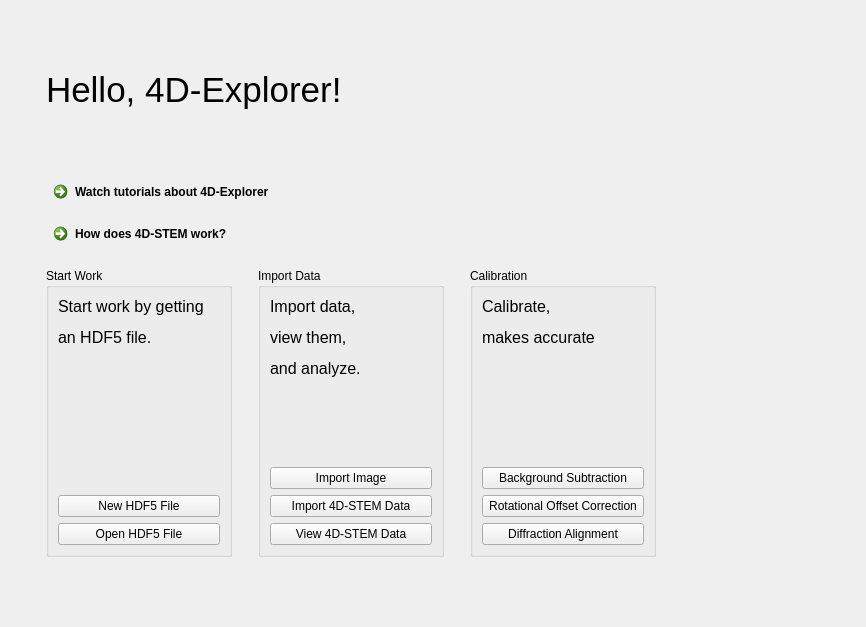
<?xml version="1.0" encoding="UTF-8"?>
<ui version="4.0">
 <class>Form</class>
 <widget class="QWidget" name="Form">
  <property name="geometry">
   <rect>
    <x>0</x>
    <y>0</y>
    <width>866</width>
    <height>627</height>
   </rect>
  </property>
  <property name="windowTitle">
   <string>Form</string>
  </property>
  <layout class="QHBoxLayout" name="horizontalLayout_3" stretch="1,20,3">
   <item>
    <spacer name="horizontalSpacer_3">
     <property name="orientation">
      <enum>Qt::Horizontal</enum>
     </property>
     <property name="sizeHint" stdset="0">
      <size>
       <width>32</width>
       <height>17</height>
      </size>
     </property>
    </spacer>
   </item>
   <item>
    <layout class="QVBoxLayout" name="verticalLayout_5">
     <item>
      <spacer name="verticalSpacer_4">
       <property name="orientation">
        <enum>Qt::Vertical</enum>
       </property>
       <property name="sizeHint" stdset="0">
        <size>
         <width>20</width>
         <height>40</height>
        </size>
       </property>
      </spacer>
     </item>
     <item>
      <widget class="QLabel" name="label">
       <property name="text">
        <string>&lt;html&gt;&lt;head/&gt;&lt;body&gt;&lt;p&gt;&lt;span style=&quot; font-size:26pt;&quot;&gt;Hello, 4D-Explorer!&lt;/span&gt;&lt;/p&gt;&lt;/body&gt;&lt;/html&gt;</string>
       </property>
      </widget>
     </item>
     <item>
      <spacer name="verticalSpacer_5">
       <property name="orientation">
        <enum>Qt::Vertical</enum>
       </property>
       <property name="sizeHint" stdset="0">
        <size>
         <width>20</width>
         <height>40</height>
        </size>
       </property>
      </spacer>
     </item>
     <item>
      <layout class="QHBoxLayout" name="horizontalLayout_2">
       <item>
        <layout class="QVBoxLayout" name="verticalLayout_4">
         <item>
          <widget class="QCommandLinkButton" name="commandLinkButton_tutorials">
           <property name="sizePolicy">
            <sizepolicy hsizetype="Preferred" vsizetype="Preferred">
             <horstretch>0</horstretch>
             <verstretch>0</verstretch>
            </sizepolicy>
           </property>
           <property name="text">
            <string>Watch tutorials about 4D-Explorer</string>
           </property>
          </widget>
         </item>
         <item>
          <widget class="QCommandLinkButton" name="commandLinkButton_work">
           <property name="text">
            <string>How does 4D-STEM work?</string>
           </property>
          </widget>
         </item>
         <item>
          <spacer name="verticalSpacer_8">
           <property name="orientation">
            <enum>Qt::Vertical</enum>
           </property>
           <property name="sizeHint" stdset="0">
            <size>
             <width>20</width>
             <height>10</height>
            </size>
           </property>
          </spacer>
         </item>
        </layout>
       </item>
       <item>
        <spacer name="horizontalSpacer_4">
         <property name="orientation">
          <enum>Qt::Horizontal</enum>
         </property>
         <property name="sizeHint" stdset="0">
          <size>
           <width>238</width>
           <height>78</height>
          </size>
         </property>
        </spacer>
       </item>
      </layout>
     </item>
     <item>
      <layout class="QHBoxLayout" name="horizontalLayout" stretch="2,2,2,1">
       <property name="spacing">
        <number>26</number>
       </property>
       <item>
        <widget class="QGroupBox" name="groupBox">
         <property name="title">
          <string>Start Work</string>
         </property>
         <layout class="QVBoxLayout" name="verticalLayout">
          <item>
           <widget class="QLabel" name="label_2">
            <property name="text">
             <string>&lt;html&gt;&lt;head/&gt;&lt;body&gt;&lt;p&gt;&lt;span style=&quot; font-size:12pt;&quot;&gt;Start work by getting &lt;/span&gt;&lt;/p&gt;&lt;p&gt;&lt;span style=&quot; font-size:12pt;&quot;&gt;an HDF5 file.&lt;/span&gt;&lt;/p&gt;&lt;p&gt;&lt;br/&gt;&lt;/p&gt;&lt;/body&gt;&lt;/html&gt;</string>
            </property>
           </widget>
          </item>
          <item>
           <spacer name="verticalSpacer">
            <property name="orientation">
             <enum>Qt::Vertical</enum>
            </property>
            <property name="sizeHint" stdset="0">
             <size>
              <width>20</width>
              <height>40</height>
             </size>
            </property>
           </spacer>
          </item>
          <item>
           <widget class="QPushButton" name="pushButton_new_file">
            <property name="text">
             <string>New HDF5 File</string>
            </property>
           </widget>
          </item>
          <item>
           <widget class="QPushButton" name="pushButton_open_file">
            <property name="text">
             <string>Open HDF5 File</string>
            </property>
           </widget>
          </item>
         </layout>
        </widget>
       </item>
       <item>
        <widget class="QGroupBox" name="groupBox_2">
         <property name="title">
          <string>Import Data</string>
         </property>
         <layout class="QVBoxLayout" name="verticalLayout_2">
          <item>
           <widget class="QLabel" name="label_3">
            <property name="text">
             <string>&lt;html&gt;&lt;head/&gt;&lt;body&gt;&lt;p&gt;&lt;span style=&quot; font-size:12pt;&quot;&gt;Import data, &lt;/span&gt;&lt;/p&gt;&lt;p&gt;&lt;span style=&quot; font-size:12pt;&quot;&gt;view them,&lt;/span&gt;&lt;/p&gt;&lt;p&gt;&lt;span style=&quot; font-size:12pt;&quot;&gt;and analyze.&lt;/span&gt;&lt;/p&gt;&lt;/body&gt;&lt;/html&gt;</string>
            </property>
           </widget>
          </item>
          <item>
           <spacer name="verticalSpacer_2">
            <property name="orientation">
             <enum>Qt::Vertical</enum>
            </property>
            <property name="sizeHint" stdset="0">
             <size>
              <width>20</width>
              <height>51</height>
             </size>
            </property>
           </spacer>
          </item>
          <item>
           <widget class="QPushButton" name="pushButton_import_image">
            <property name="text">
             <string>Import Image</string>
            </property>
           </widget>
          </item>
          <item>
           <widget class="QPushButton" name="pushButton_import_fourDSTEM">
            <property name="text">
             <string>Import 4D-STEM Data</string>
            </property>
           </widget>
          </item>
          <item>
           <widget class="QPushButton" name="pushButton_open_fourDSTEM">
            <property name="text">
             <string>View 4D-STEM Data</string>
            </property>
           </widget>
          </item>
         </layout>
        </widget>
       </item>
       <item>
        <widget class="QGroupBox" name="groupBox_3">
         <property name="title">
          <string>Calibration</string>
         </property>
         <layout class="QVBoxLayout" name="verticalLayout_3">
          <item>
           <widget class="QLabel" name="label_4">
            <property name="text">
             <string>&lt;html&gt;&lt;head/&gt;&lt;body&gt;&lt;p&gt;&lt;span style=&quot; font-size:12pt;&quot;&gt;Calibrate,&lt;/span&gt;&lt;/p&gt;&lt;p&gt;&lt;span style=&quot; font-size:12pt;&quot;&gt;makes accurate&lt;/span&gt;&lt;/p&gt;&lt;/body&gt;&lt;/html&gt;</string>
            </property>
           </widget>
          </item>
          <item>
           <spacer name="verticalSpacer_3">
            <property name="orientation">
             <enum>Qt::Vertical</enum>
            </property>
            <property name="sizeHint" stdset="0">
             <size>
              <width>20</width>
              <height>114</height>
             </size>
            </property>
           </spacer>
          </item>
          <item>
           <widget class="QPushButton" name="pushButton_background_subtraction">
            <property name="text">
             <string>Background Subtraction</string>
            </property>
           </widget>
          </item>
          <item>
           <widget class="QPushButton" name="pushButton_rotational_correction">
            <property name="text">
             <string>Rotational Offset Correction</string>
            </property>
           </widget>
          </item>
          <item>
           <widget class="QPushButton" name="pushButton_diffraction_alignment">
            <property name="text">
             <string>Diffraction Alignment</string>
            </property>
           </widget>
          </item>
         </layout>
        </widget>
       </item>
       <item>
        <spacer name="horizontalSpacer_5">
         <property name="orientation">
          <enum>Qt::Horizontal</enum>
         </property>
         <property name="sizeHint" stdset="0">
          <size>
           <width>40</width>
           <height>20</height>
          </size>
         </property>
        </spacer>
       </item>
      </layout>
     </item>
     <item>
      <spacer name="verticalSpacer_6">
       <property name="orientation">
        <enum>Qt::Vertical</enum>
       </property>
       <property name="sizeHint" stdset="0">
        <size>
         <width>20</width>
         <height>40</height>
        </size>
       </property>
      </spacer>
     </item>
    </layout>
   </item>
   <item>
    <spacer name="horizontalSpacer_2">
     <property name="orientation">
      <enum>Qt::Horizontal</enum>
     </property>
     <property name="sizeHint" stdset="0">
      <size>
       <width>142</width>
       <height>20</height>
      </size>
     </property>
    </spacer>
   </item>
  </layout>
 </widget>
 <resources/>
 <connections/>
</ui>
